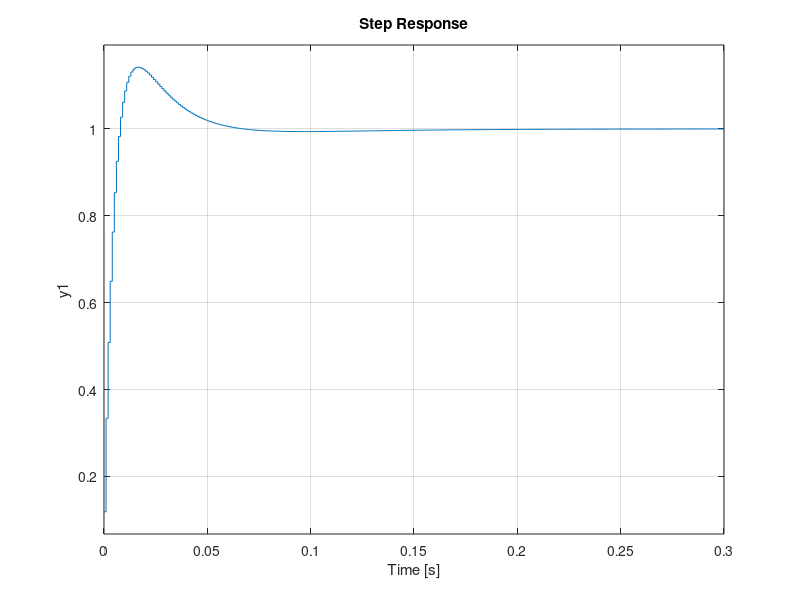

The MATLAB script that drew this image: (Note: this script raises an error after producing the figure.)
clear all
clc
% Ejercicio 6 a
sys = tf([4.545 0], [1 0.1818 -31.21 4.456]);
Kp=3268;
Ki=4.522e4;
Kd=57.69;
Cs=pid(Kp,Ki,Kd);
sys_s=series(sys,Cs);
sys_t=feedback(sys_s,1);
step(sys_t);
% Ejercicio 6 b
sys_ss1=ss(sys_t)
[A1,B1,C1,D1]=tf2ss([262.2 1.485e04 2.055e05 0],[1 262.4 1.482e04 2.055e05 0])

O=obsv(sys_ss1.A,sys_ss1.C);
% Ejercicio 6 c y d
sys_d=c2d(sys,0.001,'tustin');
%para ver controlabilidad se usa la función ctrl(matriz A, matriz B)

Csd=c2d(Cs,0.001,'tustin');

%Sc1=feedback(series(sys_d,Csd),1);
step(feedback(series(sys_d,Csd),1));

%2da Parte 
%Ejercicio 1

%GenVolt/Pressure 0.9476%
%GenVolt/MagVolt 76.63%
%Speed/MagVolt 1.264%
%Pressure/MagVolt 61.27%

%Ejercicio 2

% Kp = 14.6, Ki = 0.803

%Ejercicio 3
tf1=tf([-0.00512 0.01597 0.0008936],[1 0.01271 0.00435])
P=[-10,-10];
GP_ss=ss(tf1);
GPT=ss(feedback(series(tf1,pid(14.6, 0.803, 0)),1));
L = acker(GPT.A,GPT.B,P);
%GPT=ss()

%Ejercicio 4

SM=tf([-0.005351 0.001283 4.312e-05],[1 0.001952 0.007696]);
SM_ss=ss(SM);
Ts=0.01;
Ad = (inv(eye(2) - (0.5*(SM_ss.A*Ts)))) * (eye(2) + (0.5*(SM_ss.A*Ts)));
Bd = (inv(eye(2) - (0.5*(SM_ss.A*Ts)))) * (SM_ss.B*Ts);
Cd = SM_ss.C*(inv(eye(2) - (0.5*(SM_ss.A*Ts))));
Dd = SM_ss.D + SM_ss.C*(inv(eye(2) - (0.5*(SM_ss.A*Ts))))*(0.5*SM_ss.B*Ts);
%Ad =
%     1.0000   -0.0006
%     0.0012    1.0000
% Bd =
% 
%    1.0e-03 *
% 
%     0.6250
%     0.0004
% Cd =
% 
%     0.0207    0.0108
% Dd =
% 
%    -0.0053



